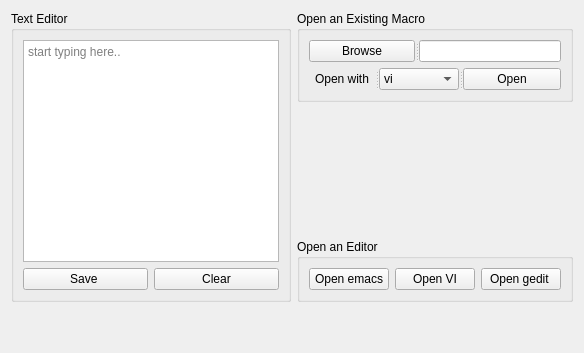
      <widget class="QWidget" name="alignement">
       <attribute name="title">
        <string>Custom Macros</string>
       </attribute>
       <layout class="QGridLayout" name="gridLayout_12">
        <item row="1" column="1">
         <spacer name="verticalSpacer">
          <property name="orientation">
           <enum>Qt::Vertical</enum>
          </property>
          <property name="sizeHint" stdset="0">
           <size>
            <width>20</width>
            <height>131</height>
           </size>
          </property>
         </spacer>
        </item>
        <item row="0" column="0" rowspan="3">
         <widget class="QGroupBox" name="groupBox_5">
          <property name="title">
           <string>Text Editor</string>
          </property>
          <layout class="QGridLayout" name="gridLayout_5">
           <item row="0" column="0">
            <widget class="QPlainTextEdit" name="pte_run_cmd">
             <property name="placeholderText">
              <string>start typing here..</string>
             </property>
            </widget>
           </item>
           <item row="1" column="0">
            <layout class="QGridLayout" name="gridLayout_3">
             <item row="0" column="0">
              <widget class="QPushButton" name="pb_save_cmd">
               <property name="text">
                <string>Save </string>
               </property>
              </widget>
             </item>
             <item row="0" column="1">
              <widget class="QPushButton" name="pb_clear_cmd">
               <property name="text">
                <string>Clear</string>
               </property>
              </widget>
             </item>
            </layout>
           </item>
          </layout>
         </widget>
        </item>
        <item row="0" column="1">
         <widget class="QGroupBox" name="groupBox_7">
          <property name="title">
           <string>Open an Existing Macro</string>
          </property>
          <layout class="QGridLayout" name="gridLayout_4">
           <item row="0" column="0">
            <widget class="QSplitter" name="splitter_3">
             <property name="orientation">
              <enum>Qt::Horizontal</enum>
             </property>
             <widget class="QPushButton" name="pb_browse_a_macro">
              <property name="sizePolicy">
               <sizepolicy hsizetype="Preferred" vsizetype="Preferred">
                <horstretch>0</horstretch>
                <verstretch>0</verstretch>
               </sizepolicy>
              </property>
              <property name="text">
               <string>Browse</string>
              </property>
             </widget>
             <widget class="QLineEdit" name="le_ex_macro">
              <property name="sizePolicy">
               <sizepolicy hsizetype="Expanding" vsizetype="Preferred">
                <horstretch>0</horstretch>
                <verstretch>0</verstretch>
               </sizepolicy>
              </property>
             </widget>
            </widget>
           </item>
           <item row="1" column="0">
            <widget class="QSplitter" name="splitter_2">
             <property name="orientation">
              <enum>Qt::Horizontal</enum>
             </property>
             <widget class="QLabel" name="label">
              <property name="text">
               <string>Open with</string>
              </property>
              <property name="alignment">
               <set>Qt::AlignCenter</set>
              </property>
             </widget>
             <widget class="QComboBox" name="cb_ex_macro_with">
              <property name="sizePolicy">
               <sizepolicy hsizetype="Preferred" vsizetype="Preferred">
                <horstretch>0</horstretch>
                <verstretch>0</verstretch>
               </sizepolicy>
              </property>
              <item>
               <property name="text">
                <string>vi</string>
               </property>
              </item>
              <item>
               <property name="text">
                <string>gedit</string>
               </property>
              </item>
              <item>
               <property name="text">
                <string>emacs</string>
               </property>
              </item>
             </widget>
             <widget class="QPushButton" name="pb_ex_macro_open">
              <property name="sizePolicy">
               <sizepolicy hsizetype="Preferred" vsizetype="Preferred">
                <horstretch>0</horstretch>
                <verstretch>0</verstretch>
               </sizepolicy>
              </property>
              <property name="text">
               <string>Open</string>
              </property>
             </widget>
            </widget>
           </item>
          </layout>
         </widget>
        </item>
        <item row="2" column="1">
         <widget class="QGroupBox" name="groupBox_4">
          <property name="title">
           <string>Open an Editor</string>
          </property>
          <layout class="QHBoxLayout" name="horizontalLayout">
           <item>
            <widget class="QPushButton" name="pb_new_macro_emacs">
             <property name="text">
              <string>Open emacs</string>
             </property>
            </widget>
           </item>
           <item>
            <widget class="QPushButton" name="pb_new_macro_vi">
             <property name="text">
              <string>Open VI</string>
             </property>
            </widget>
           </item>
           <item>
            <widget class="QPushButton" name="pb_new_macro_gedit">
             <property name="text">
              <string>Open gedit </string>
             </property>
            </widget>
           </item>
          </layout>
         </widget>
        </item>
        <item row="3" column="1">
         <spacer name="verticalSpacer_2">
          <property name="orientation">
           <enum>Qt::Vertical</enum>
          </property>
          <property name="sizeHint" stdset="0">
           <size>
            <width>20</width>
            <height>40</height>
           </size>
          </property>
         </spacer>
        </item>
       </layout>
      </widget>
